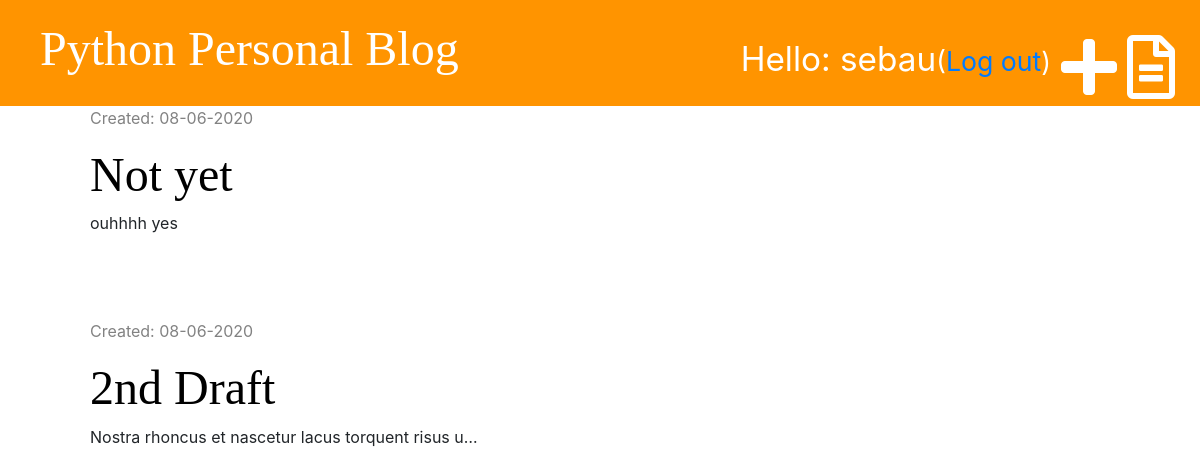
Page /drafts/ (signed in) on the committed database.
### blog/models.py (models this page shows, shortened)
class Post(models.Model):
    author = models.ForeignKey('auth.User', on_delete=models.CASCADE)
    title = models.CharField(max_length=200)
    text = models.TextField()
    create_date = models.DateTimeField(default=timezone.now)
    published_date = models.DateTimeField(blank=True, null=True)

### blog/views.py (the view)
# urls.py: path('drafts/', views.draft_list, name='draft_list'),
@login_required
def draft_list(request):
    posts_drafts = Post.objects.filter(published_date__isnull=True).order_by('-create_date')
    return render(request, 'blog/post_draft_list.html', {'posts_drafts': posts_drafts})

### blog/templates/blog/post_draft_list.html (shortened to what this page needs)
{% extends 'blog/base.html' %}
{% block content %}
{% for post in posts_drafts %}
<div class="post">
    <div class="date">
        <p>Created: {{post.create_date|date:'d-m-Y'}}</p>
      </div>
    <h1>
      <a href="{% url 'post_detail' pk=post.pk %}">{{post.title}}</a>
    </h1>
    <p>
      {{post.text | truncatechars:50}}
    </p>
  </div>
  <br />
{% endfor %}
{% endblock%}

### blog/templates/blog/base.html (shortened to what this page needs)
{% load static %}
<!DOCTYPE html>
<html lang="en">
<head>
    <link href="https://stackpath.bootstrapcdn.com/bootstrap/4.5.0/css/bootstrap.min.css" rel="stylesheet"
>
    <link rel="stylesheet" href="//maxcdn.bootstrapcdn.com/bootstrap/3.2.0/css/bootstrap-theme.min.css" />
    <link rel="stylesheet" href="https://use.fontawesome.com/releases/v5.13.0/css/all.css"
>
    <link rel="stylesheet" type="text/css" href="{% static 'css/blog.css' %}">
</head>
<body>
    <div class="page-header">
        {% if user.is_authenticated %}
        <a href="{% url 'draft_list' %}" class="top-menu"><i class="far fa-file-alt fa-4x"></i></a>
        <a href="{% url 'post_new' %}" class="top-menu"><i class="fas fa-plus fa-4x"></i></a>
        <p class="top-menu">Hello: {{user.username}}<small>(<a href="{% url 'logout' %}">Log out</a>)</small></p>
        {% else %}
        <a href="{% url 'login' %}" class="top-menu"><i class="fas fa-sign-in-alt fa-4x"></i></a>
        {% endif %}
        <h1><a href="{% url 'post_list' %}">Python Personal Blog</a></h1>
    </div>
    <div class="content container">
        <div class="row">
            <div class="col-md-8">
                {% block content %} {% endblock %}
            </div>
        </div>
    </div>
</body>
</html>

### blog/static/css/blog.css (style rules this page uses)
.page-header { background-color: #ff9400; margin-top: 0; padding: 20px 20px 20px 40px; }
.page-header h1, .page-header h1 a { color: #ffffff; font-size: 36pt; text-decoration: none; }
.page-header p { font-size: 25pt; }
.content { margin-left: 60px; }
.post { margin-bottom: 60px; }
.post h1 a { color: black; }
.date { color: #828282; }
h1, h2, h3, h4 { font-family: 'Tangerine', 'Inconsolata', 'Droid Sans', serif; font-size: 48px; }
.top-menu { float: right; color: white; margin-top: 10px; padding: 5px; }

### rows in the picture
Post: create_date "08-06-2020", title "Not yet", text "ouhhhh yes"
Post: create_date "08-06-2020", title "2nd Draft", text "Nostra rhoncus et nascetur lacus torquent risus u…"

### other values in the picture
{{ user.username }} "sebau"
